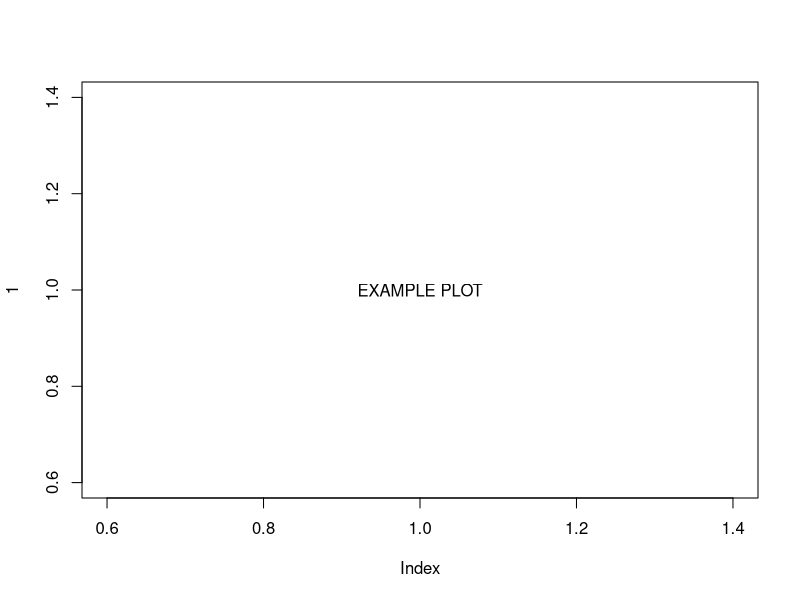
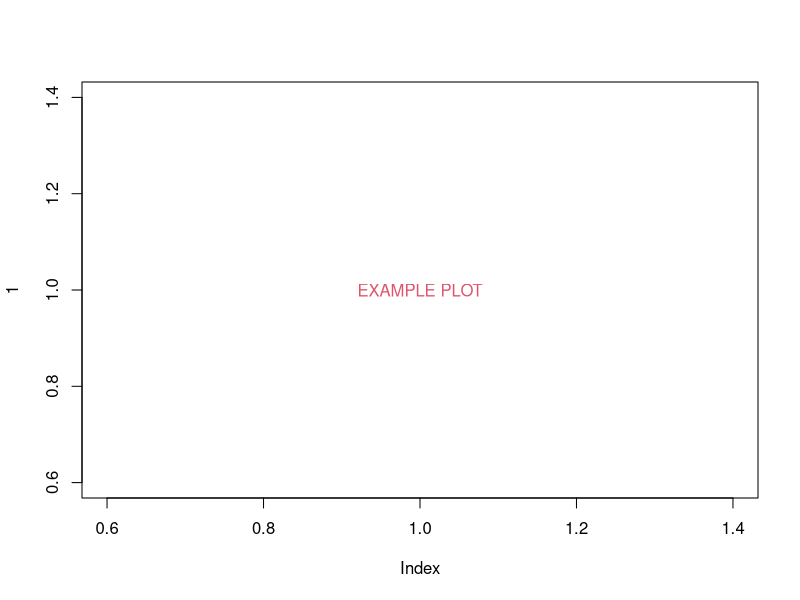
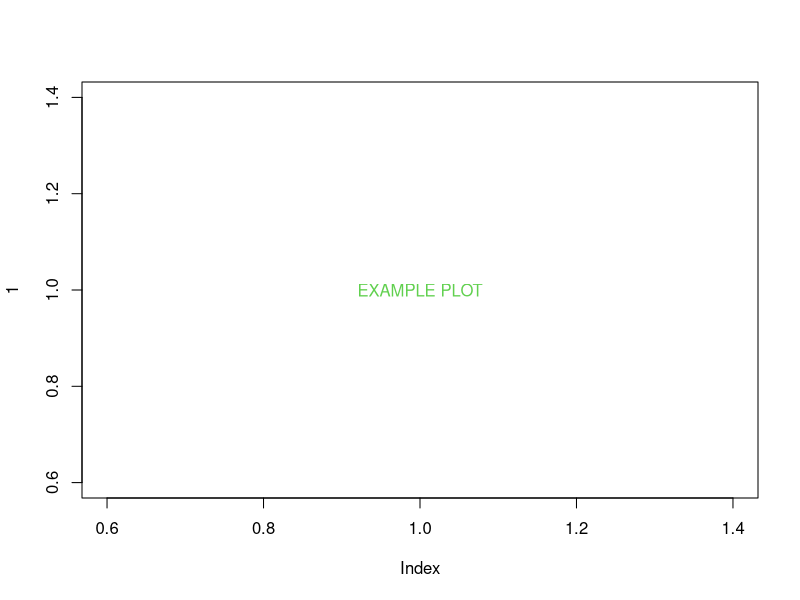
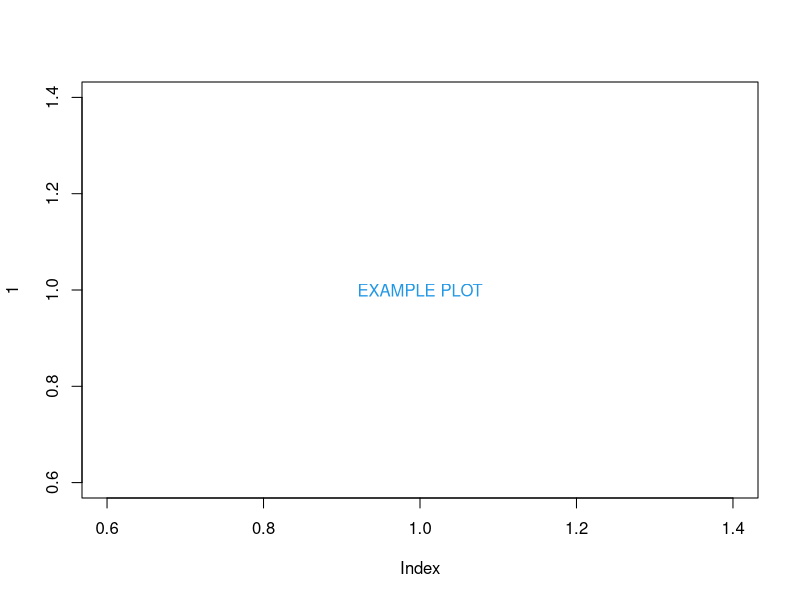
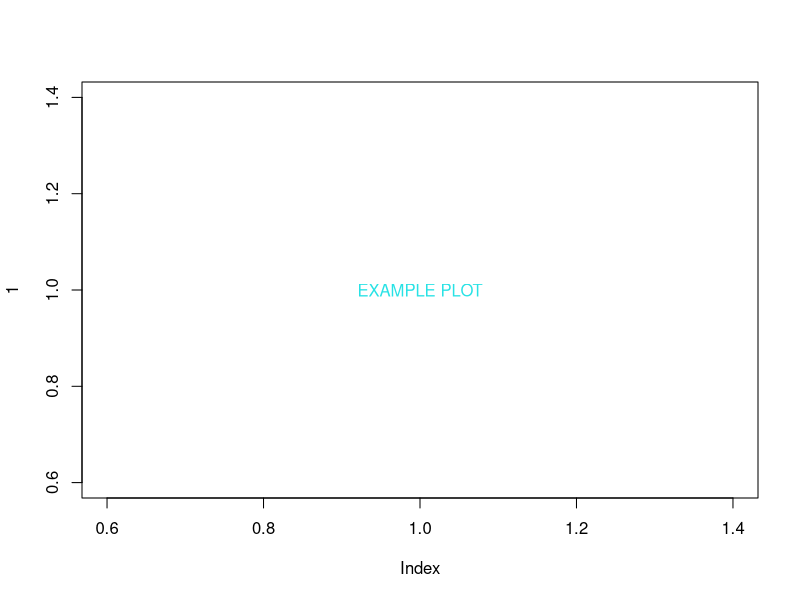
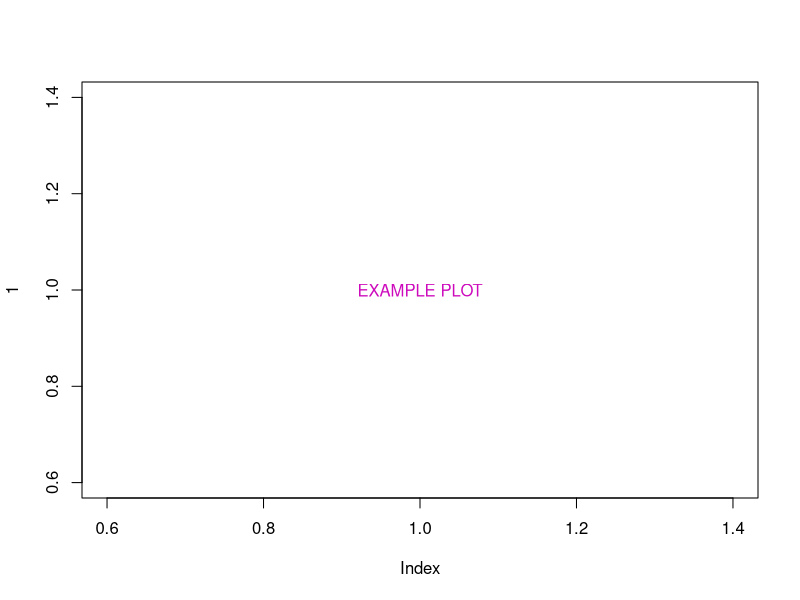

These charts were generated, in order, by the following R code:
base.name = 'example_coverage_plot'
for (i in 1:6) {
	pdf(paste('data/', base.name, i, '.pdf', sep=''))
		plot(1,t='n')
		text(1,1,"EXAMPLE PLOT",col=i)
	dev.off()
}